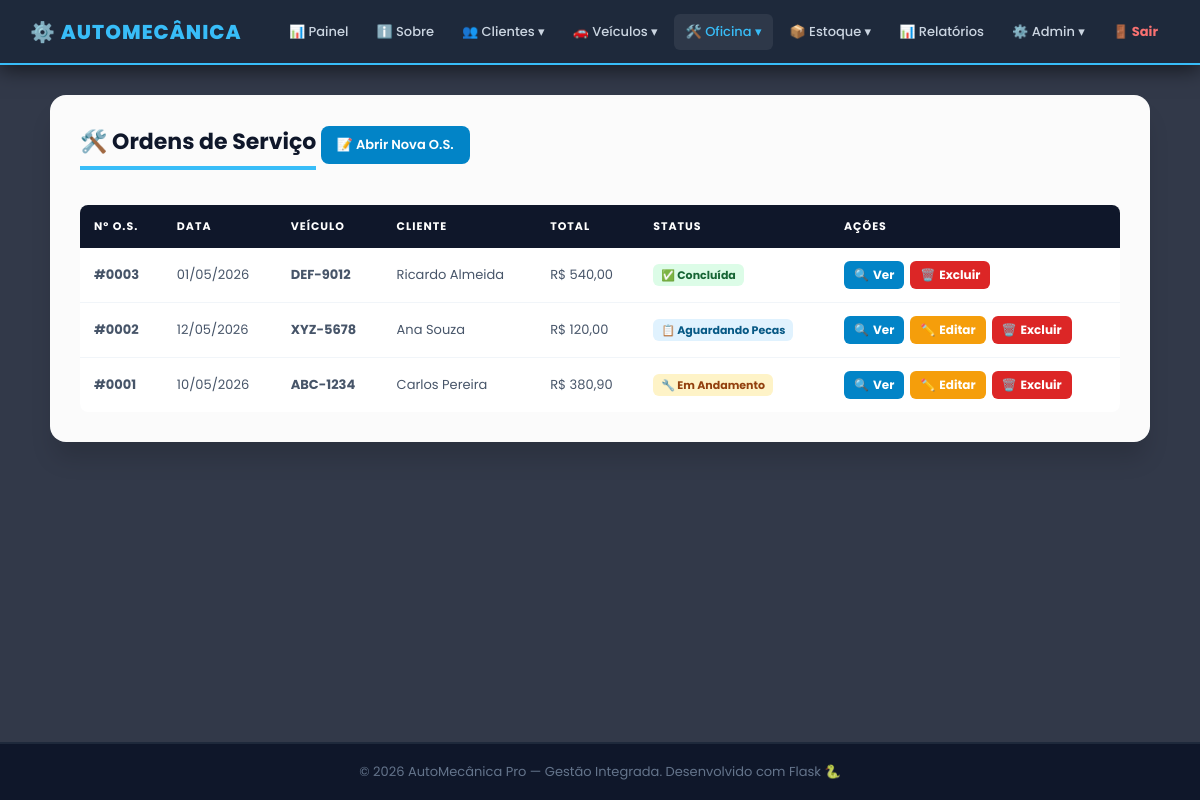
Page /os (signed in) on the earlier database version.
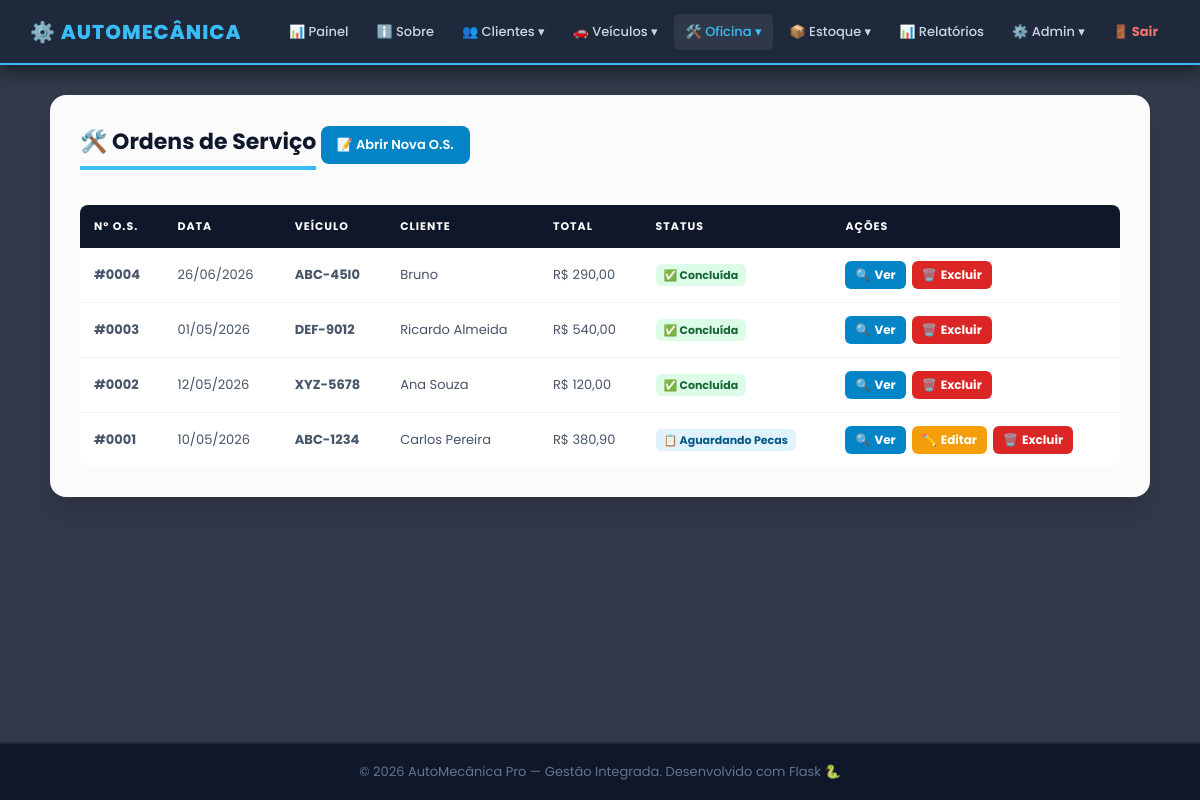
Same page on the later database version.
### app.py (models this page shows)
class OrdemServico(db.Model):
    __tablename__ = 'ordem_servico'
    id_os         = db.Column(db.Integer, primary_key=True)
    data_entrada  = db.Column(db.Date, nullable=False)
    data_previsao = db.Column(db.Date)
    status        = db.Column(db.String(30), default='Aberta')
    valor_total   = db.Column(db.Numeric(10, 2), default=0.00)
    id_veiculo    = db.Column(db.Integer, db.ForeignKey('veiculo.id_veiculo',   ondelete='CASCADE'),  nullable=False)
    id_mecanico   = db.Column(db.Integer, db.ForeignKey('mecanico.id_mecanico', ondelete='RESTRICT'), nullable=False)
    pecas_os      = db.relationship('OsPeca',    backref='ordem', lazy=True, cascade='all, delete-orphan')
    servicos_os   = db.relationship('OsServico', backref='ordem', lazy=True, cascade='all, delete-orphan')

class Veiculo(db.Model):
    __tablename__ = 'veiculo'
    id_veiculo = db.Column(db.Integer, primary_key=True)
    placa      = db.Column(db.String(10),  unique=True, nullable=False)
    marca      = db.Column(db.String(50))
    modelo     = db.Column(db.String(50))
    ano        = db.Column(db.Integer)
    id_cliente = db.Column(db.Integer, db.ForeignKey('cliente.id_cliente', ondelete='CASCADE'), nullable=False)
    ordens     = db.relationship('OrdemServico', backref='veiculo', lazy=True, cascade='all, delete-orphan')

class Cliente(db.Model):
    __tablename__ = 'cliente'
    id_cliente = db.Column(db.Integer, primary_key=True)
    nome       = db.Column(db.String(100), nullable=False)
    cpf        = db.Column(db.String(15),  unique=True, nullable=False)
    telefone   = db.Column(db.String(20))
    veiculos   = db.relationship('Veiculo', backref='cliente', lazy=True, cascade='all, delete-orphan')

### app.py (the view)
@app.route('/os')
@login_required
def os_consultar():
    ordens = (db.session.query(OrdemServico, Veiculo.placa, Cliente.nome.label('cliente'))
              .join(Veiculo, OrdemServico.id_veiculo == Veiculo.id_veiculo)
              .join(Cliente, Veiculo.id_cliente == Cliente.id_cliente)
              .order_by(OrdemServico.id_os.desc()).all())
    return render_template('os/consultar.html', controller='os', ordens=ordens)

### app.py (called while the page is built, shortened)
def login_required(f):
    @wraps(f)
    def decorated(*args, **kwargs):
        if 'usuario_id' not in session:
            return redirect(url_for('login'))
        return f(*args, **kwargs)
    return decorated

def format_brl(value):
    try:
        return f"R$ {float(value):,.2f}".replace(',', 'X').replace('.', ',').replace('X', '.')
    except:
        return 'R$ 0,00'

@app.before_request
def ensure_db():
    global _db_initialized

@app.before_request
def csrf_protect():
    if request.method == 'POST':
        token_sessao = session.get('_csrf_token')
        token_form   = request.form.get('csrf_token')
        if not token_sessao or not token_form or not hmac.compare_digest(token_sessao, token_form):
            abort(400, description='Token CSRF invalido ou ausente. Recarregue a pagina e tente novamente.')

### templates/os/consultar.html (shortened to what this page needs)
{% extends 'base.html' %}
{% block content %}
<div class="cartao card-lg">
    <h3>🛠️ Ordens de Serviço</h3>
    <a href="{{ url_for('os_cadastrar') }}" class="btn-add">📝 Abrir Nova O.S.</a>
    <div class="tabela-wrapper tbl-desktop">
        <table>
            <thead>
                <tr><th>Nº O.S.</th><th>Data</th><th>Veículo</th><th>Cliente</th><th>Total</th><th>Status</th><th>Ações</th></tr>
            </thead>
            <tbody>
                {% for os, placa, cliente in ordens %}
                <tr>
                    <td><b>#{{ '%04d' % os.id_os }}</b></td>
                    <td style="white-space:nowrap;">{{ os.data_entrada.strftime('%d/%m/%Y') if os.data_entrada else '-' }}</td>
                    <td><b>{{ placa }}</b></td>
                    <td>{{ cliente }}</td>
                    <td style="white-space:nowrap;">{{ format_brl(os.valor_total) }}</td>
                    <td>
                        {% if os.status == 'Concluida' %}
                            <span style="background:#dcfce7;color:#166534;padding:3px 8px;border-radius:6px;font-size:11px;font-weight:700;white-space:nowrap;">✅ Concluída</span>
                        {% elif os.status == 'Em Andamento' %}
                            <span style="background:#fef3c7;color:#92400e;padding:3px 8px;border-radius:6px;font-size:11px;font-weight:700;white-space:nowrap;">🔧 Em Andamento</span>
                        {% else %}
                            <span style="background:#e0f2fe;color:#075985;padding:3px 8px;border-radius:6px;font-size:11px;font-weight:700;white-space:nowrap;">📋 {{ os.status }}</span>
                        {% endif %}
                    </td>
                    <td><div class="acoes">
                        <a href="{{ url_for('os_detalhes', id=os.id_os) }}" class="btn-det">🔍<span class="txt"> Ver</span></a>
                        {% if os.status != 'Concluida' %}
                        <a href="{{ url_for('os_editar', id=os.id_os) }}" class="btn-ed">✏️<span class="txt"> Editar</span></a>
                        {% endif %}
                        <a href="{{ url_for('os_excluir', id=os.id_os) }}" class="btn-ex" onclick="return confirm('Remover O.S. #{{ '%04d' % os.id_os }}?')">🗑️<span class="txt"> Excluir</span></a>
                    </div></td>
                </tr>
                {% else %}
                <tr><td colspan="7" style="text-align:center;color:#94a3b8;padding:30px;">Nenhuma O.S. encontrada.</td></tr>
                {% endfor %}
            </tbody>
        </table>
    </div>
</div>
{% endblock %}

### templates/base.html (shortened to what this page needs)
<!DOCTYPE html>
<html lang="pt-BR">
<head>
    <link rel="stylesheet" href="{{ url_for('static', filename='css/main.css') }}">
    <link rel="stylesheet" href="{{ url_for('static', filename='css/mobile.css') }}">
</head>
<body>
{% if controller != 'auth' %}
<div class="topbar">
    <a href="{{ url_for('dashboard') }}" class="logo">⚙️ AutoMecânica</a>
    <nav class="topbar-nav">
        <div class="menu-item {% if controller == 'dashboard' %}active{% endif %}">
            <a href="{{ url_for('dashboard') }}" class="menu-link">📊 Painel</a>
        </div>
        <div class="menu-item {% if controller == 'institucional' %}active{% endif %}">
            <a href="{{ url_for('sobre') }}" class="menu-link">ℹ️ Sobre</a>
        </div>
        <div class="menu-item {% if controller == 'cliente' %}active{% endif %}">
            <span class="menu-link">👥 Clientes ▾</span>
        </div>
        <div class="menu-item {% if controller == 'veiculo' %}active{% endif %}">
            <span class="menu-link">🚗 Veículos ▾</span>
        </div>
        <div class="menu-item {% if controller in ['os','servico','mecanico'] %}active{% endif %}">
            <span class="menu-link">🛠️ Oficina ▾</span>
        </div>
        <div class="menu-item {% if controller == 'peca' %}active{% endif %}">
            <span class="menu-link">📦 Estoque ▾</span>
        </div>
        <div class="menu-item {% if controller == 'relatorio' %}active{% endif %}">
            <a href="{{ url_for('relatorios') }}" class="menu-link">📊 Relatórios</a>
        </div>
        {% if session.get('usuario_nivel') == 'admin' %}
        <div class="menu-item {% if controller == 'usuario' %}active{% endif %}">
            <span class="menu-link">⚙️ Admin ▾</span>
        </div>
        {% endif %}
        <div class="menu-item">
            <a href="{{ url_for('logout') }}" class="menu-link" style="color:#f87171;font-weight:700;">🚪 Sair</a>
        </div>
    </nav>
</div>
<div class="conteudo">
    {% block content %}{% endblock %}
</div>
{% else %}
    {% block auth_content %}{% endblock %}
{% endif %}
<footer class="rodape">
    &copy; 2026 AutoMecânica Pro — Gestão Integrada. Desenvolvido com Flask 🐍
</footer>
</body>
</html>

### static/css/main.css (style rules this page uses)
* { margin:0; padding:0; box-sizing:border-box; font-family:'Poppins',sans-serif; }
body { display:flex; flex-direction:column; min-height:100vh; color:#334155; background: url('https://images.unsplash.com/photo-1619642751034-765dfdf7c58e?q=80&w=1920&auto=format&fit=crop') no-repeat center center fixed; background-size:cover; }
.topbar { background-color:#1e293b; height:65px; display:flex; justify-content:space-between; align-items:center; padding:0 30px; border-bottom:2px solid #38bdf8; position:sticky; top:0; z-index:1000; box-shadow:0 4px 20px rgba(0,0,0,0.6); }
.logo { color:#38bdf8; font-weight:800; text-decoration:none; font-size:20px; text-transform:uppercase; letter-spacing:1px; white-space:nowrap; }
.topbar-nav { display:flex; gap:4px; align-items:center; height:100%; }
.menu-item { position:relative; display:flex; align-items:center; height:100%; }
.menu-link { color:#cbd5e1; text-decoration:none; font-weight:500; font-size:13px; padding:8px 12px; border-radius:6px; transition:0.3s; cursor:pointer; display:flex; align-items:center; gap:6px; white-space:nowrap; user-select:none; }
.menu-link:hover, .menu-item.active .menu-link { color:#38bdf8; background:rgba(255,255,255,0.07); }
.conteudo { padding:30px 40px; flex:1; display:flex; justify-content:center; align-items:flex-start; z-index:1; }
.cartao { background-color:rgba(255,255,255,0.98); width:100%; padding:30px; border-radius:16px; box-shadow:0 20px 25px -5px rgba(0,0,0,0.15); margin-bottom:25px; }
.card-lg { max-width:1100px; }
.cartao h3 { margin-bottom:20px; color:#0f172a; font-size:22px; border-bottom:4px solid #38bdf8; padding-bottom:8px; display:inline-block; }
.tabela-wrapper { overflow-x:auto; -webkit-overflow-scrolling:touch; margin-top:15px; border-radius:8px; }
table { width:100%; border-collapse:collapse; background-color:white; min-width:500px; }
th { background-color:#0f172a; padding:13px 14px; text-align:left; color:white; font-size:11px; text-transform:uppercase; letter-spacing:1px; white-space:nowrap; }
td { padding:13px 14px; border-bottom:1px solid #f1f5f9; font-size:13px; color:#475569; }
tr:last-child td { border-bottom:none; }
.btn-add { background-color:#0284c7; color:white; padding:9px 16px; border-radius:8px; text-decoration:none; font-weight:600; font-size:13px; display:inline-block; margin-bottom:12px; }
.acoes { display:flex; gap:6px; flex-wrap:nowrap; align-items:center; }
.btn-ed, .btn-ex, .btn-det, .btn-ok { display:inline-flex; align-items:center; gap:4px; padding:5px 10px; border-radius:6px; text-decoration:none; font-weight:700; font-size:12px; white-space:nowrap; cursor:pointer; border:none; transition:0.2s; }
.btn-ed { background:#f59e0b; color:white; }
.btn-ex { background:#dc2626; color:white; }
.btn-det { background:#0284c7; color:white; }
.btn-ed .txt, .btn-ex .txt, .btn-det .txt, .btn-ok .txt { display:inline; }
.rodape { background:#0f172a; color:#64748b; text-align:center; padding:18px; font-size:13px; border-top:2px solid #1e293b; }

### static/css/mobile.css (style rules this page uses)
.tbl-desktop { display: block; }

Differences in the rows shown:
added OrdemServico: id_os "0004", data_entrada "26/06/2026", placa "ABC-45I0", nome "Bruno", valor_total "R$ 290,00", status "✅ Concluída"
changed OrdemServico "XYZ-5678": status "Aguardando Pecas" → (not shown); status "📋 ✏️ Editar" → "✅ Concluída"
changed OrdemServico "ABC-1234": status (not shown) → "Aguardando Pecas"; status "🔧 Em Andamento" → "📋"
